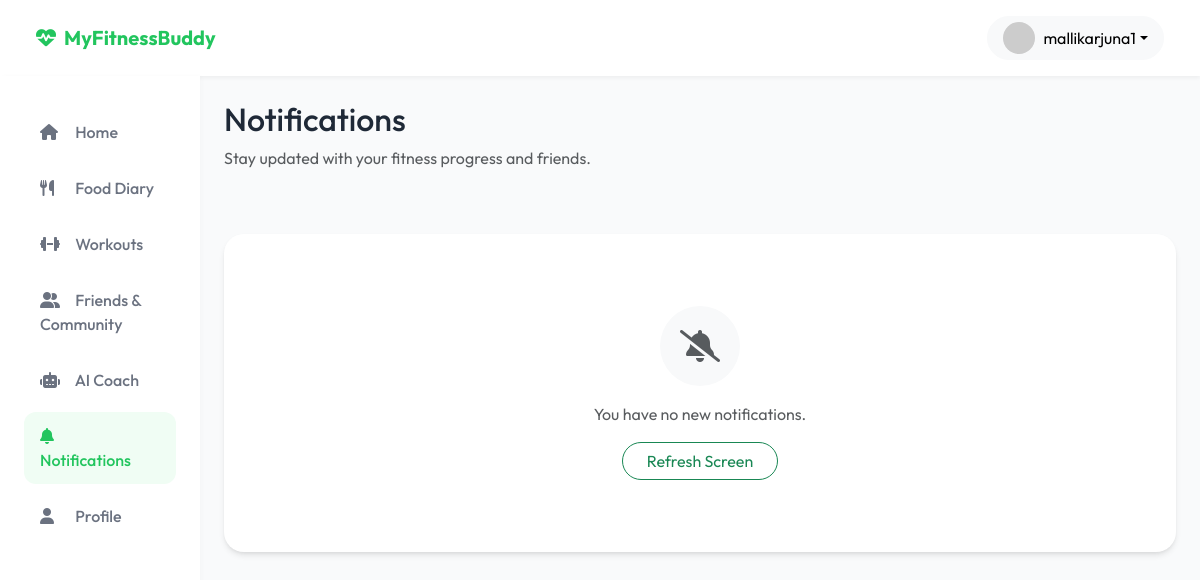
The app's page /notifications/ (signed in), older data.
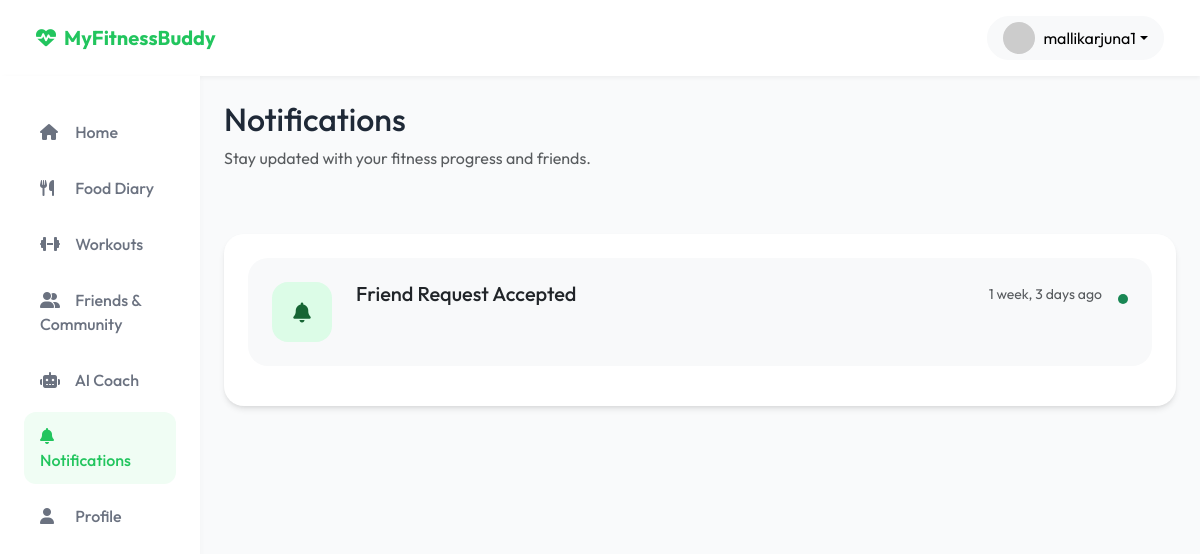
The same page, newer data.
### notifications/models.py (models this page shows, shortened)
class Notification(models.Model):
    user = models.ForeignKey(settings.AUTH_USER_MODEL, on_delete=models.CASCADE, related_name='notifications')
    title = models.CharField(max_length=255)
    message = models.TextField()
    type = models.CharField(max_length=50) # e.g., GoalCompleted, WorkoutReminder
    is_read = models.BooleanField(default=False)
    created_at = models.DateTimeField(auto_now_add=True)
    class Meta:
        ordering = ['-created_at']

### web/views.py (the view)
# urls.py: path('notifications/', views.notifications_view, name='notifications'),
@login_required(login_url='login')
def notifications_view(request):
    from notifications.models import Notification
    notifications = Notification.objects.filter(user=request.user).order_by('-created_at')
    return render(request, 'web/notifications.html', {'notifications': notifications})

### web/context_processors.py (called while the page is built)
def social_context(request):
    if request.user.is_authenticated:
        pending_count = FriendRequest.objects.filter(receiver=request.user, status='pending').count()
        return {
            'pending_friend_requests_count': pending_count
        }
    return {
        'pending_friend_requests_count': 0
    }

### templates/web/notifications.html (shortened to what this page needs)
{% extends 'web/base.html' %}
{% block content %}
<div class="row align-items-center mb-5">
    <div class="col-md-12">
        <h1 class="h2 font-weight-bold">Notifications</h1>
        <p class="text-muted">Stay updated with your fitness progress and friends.</p>
    </div>
</div>
<div class="row">
    <div class="col-lg-12">
        <div class="card p-4 border-0">
            {% if notifications %}
            <div class="list-group list-group-flush">
                {% for notification in notifications %}
                <div class="list-group-item px-4 py-4 {% if not notification.is_read %}bg-light{% endif %} border-0 mb-3" style="border-radius: 20px;">
                    <div class="d-flex align-items-start">
                        <div class="stats-icon bg-green-soft me-4 mb-0 flex-shrink-0" style="width: 60px; height: 60px; border-radius: 16px;">
                            <i class="fas fa-bell fa-lg"></i>
                        </div>
                        <div class="flex-grow-1">
                            <div class="d-flex justify-content-between align-items-center mb-2">
                                <h5 class="mb-0 font-weight-bold">{{ notification.title }}</h5>
                                <small class="text-muted">{{ notification.created_at|timesince }} ago</small>
                            </div>
                        </div>
                        {% if not notification.is_read %}
                        <div class="ms-3 pt-2">
                            <span class="badge rounded-circle p-1 bg-success" style="width: 10px; height: 10px;">&nbsp;</span>
                        </div>
                        {% endif %}
                    </div>
                </div>
                {% endfor %}
            </div>
            {% else %}
            <div class="text-center py-5">
                <div class="stats-icon bg-light mx-auto mb-3" style="width: 80px; height: 80px; border-radius: 50%;">
                    <i class="fas fa-bell-slash fa-2x text-muted"></i>
                </div>
                <p class="text-muted">You have no new notifications.</p>
                <button class="btn btn-outline-success rounded-pill px-4">Refresh Screen</button>
            </div>
            {% endif %}
        </div>
    </div>
</div>
{% endblock %}

Row changes from the older to the newer data that the page shows:
added Notification: title "Friend Request Accepted", created_at "1 week, 3 days", is_read False (drawn)
Text that changed along with them:
text no longer shown: "You have no new notifications. Refresh Screen"
